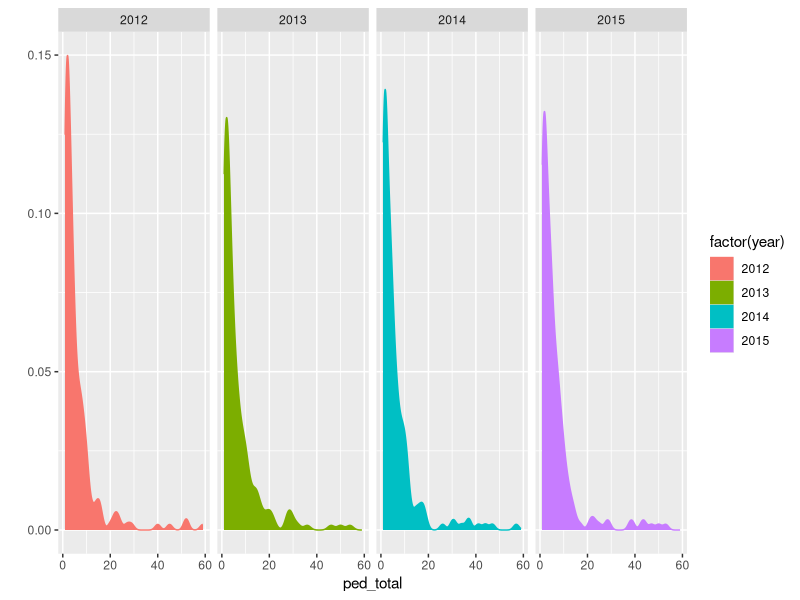
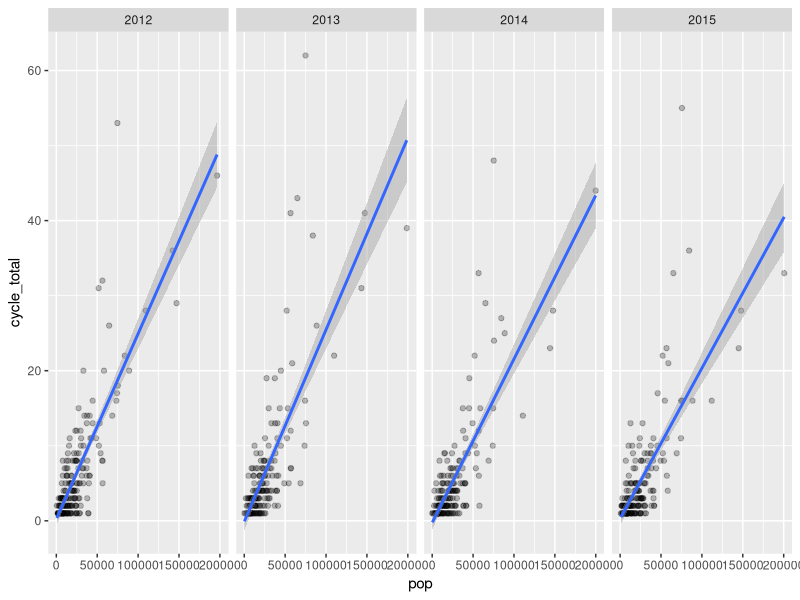
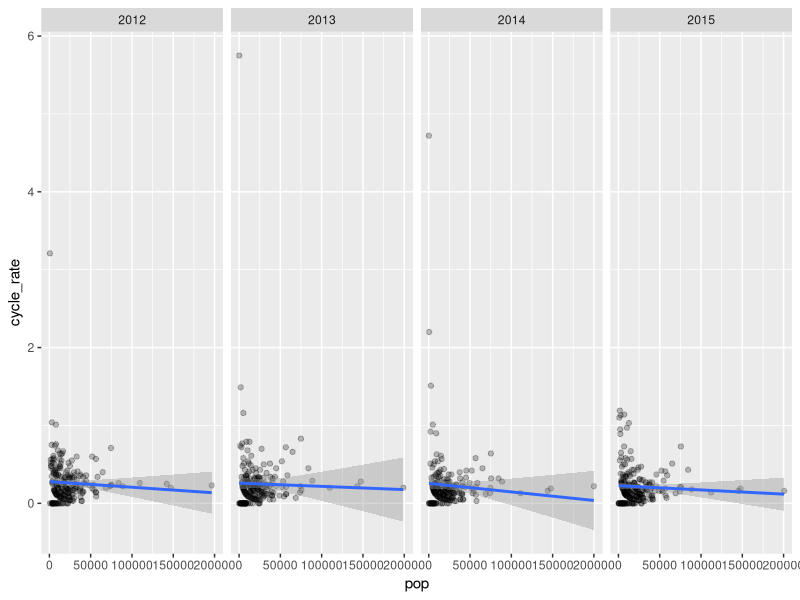
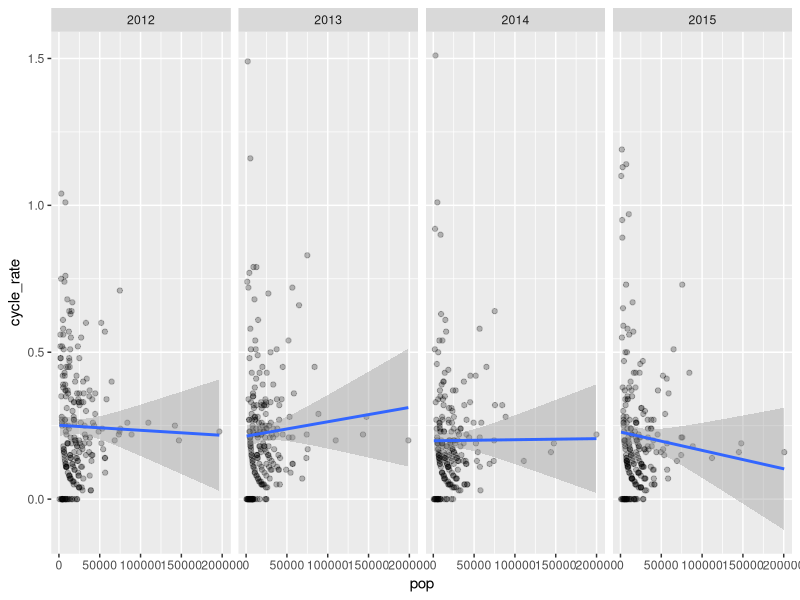
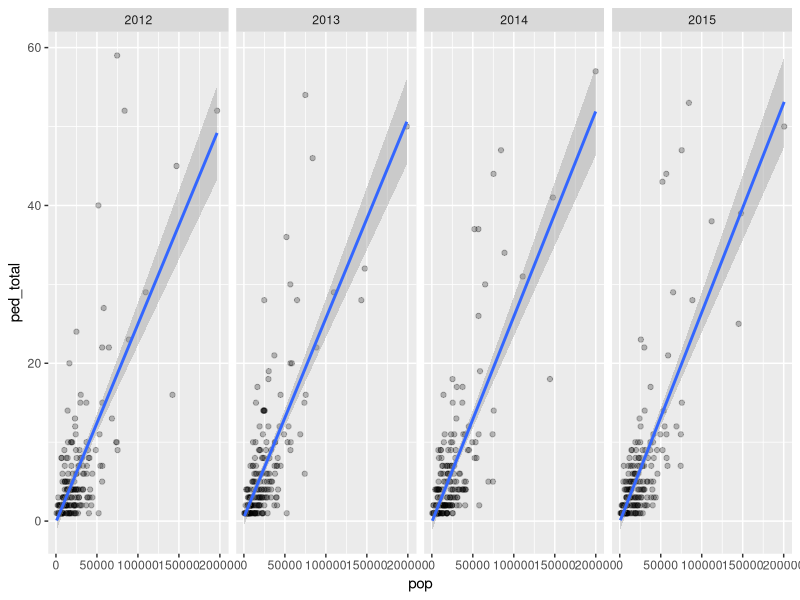
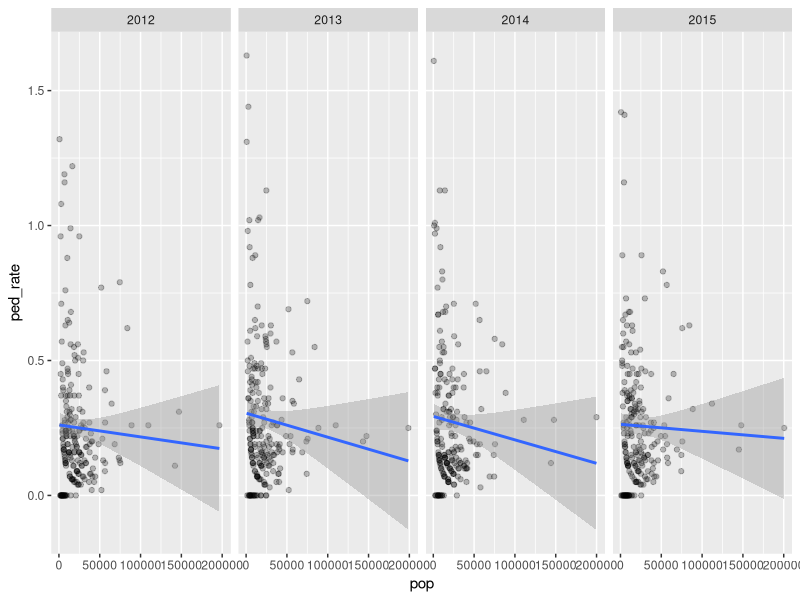
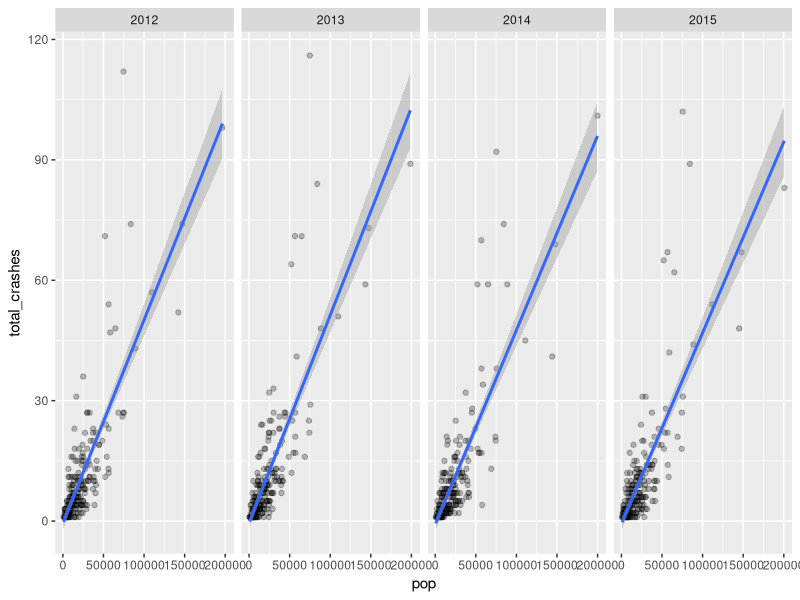
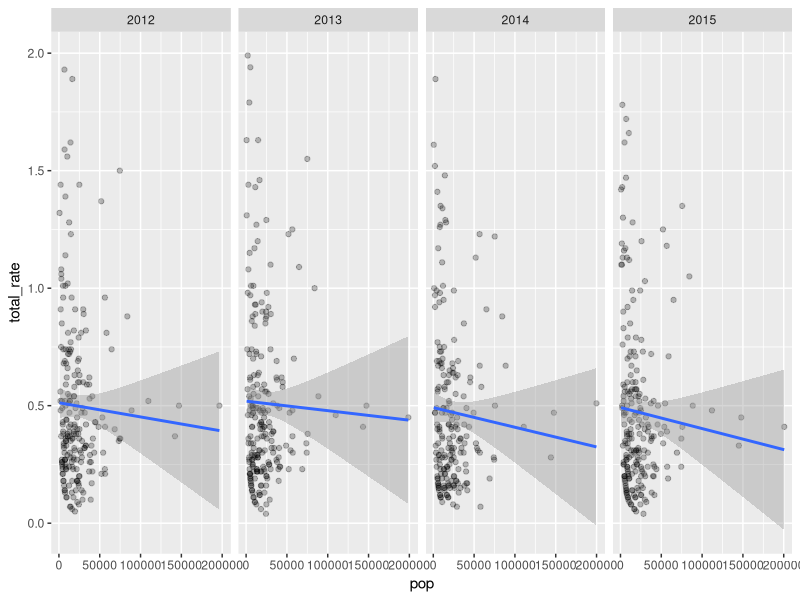

Reproduce these figures in R, in order.
## ---- chunk 1
knitr::opts_chunk$set(echo = TRUE)
## ---- chunk 2

# load the libraries 
library(readr)
library(ggplot2)
library(ggthemes)
#-------------------

df <- read_csv("data/all_crashData_0809.csv")


## ---- chunk 3

df <- df[df$town != "Chicago",]

## ---- chunk 4

dfsum <- data.frame(unclass(summary(df)), check.names = FALSE, stringsAsFactors = FALSE)
dfsum

## ---- chunk 5

qplot(ped_total, data=df, 
      geom="density",
      fill = factor(year),
      color = factor(year)
      #alpha=I(.5) 
) +
  facet_grid(. ~ factor(year))

## ---- chunk 6

qplot(pop,cycle_total,
      data=df,
      alpha=I(.25)) + 
  stat_smooth(method="lm") +
  facet_grid(. ~ factor(year))

## ---- chunk 7

qplot(pop,cycle_rate,
      data=df,
      alpha=I(.25)) + 
  stat_smooth(method="lm") +
  facet_grid(. ~ factor(year))

## ---- chunk 8

dfa <- df[df$total_rate < 2,]

qplot(pop,cycle_rate,
      data=dfa,
      alpha=I(.25)) + 
  stat_smooth(method="lm") +
  facet_grid(. ~ factor(year))

## ---- chunk 9

qplot(pop,ped_total,
      data=dfa,
      alpha=I(.25)) + 
  stat_smooth(method="lm") +
  facet_grid(. ~ factor(year))

## ---- chunk 10

qplot(pop,ped_rate,
      data=dfa,
      alpha=I(.25)) + 
  stat_smooth(method="lm") +
  facet_grid(. ~ factor(year))

## ---- chunk 11

qplot(pop,total_crashes,
      data=dfa,
      alpha=I(.25)) + 
  stat_smooth(method="lm") +
  facet_grid(. ~ factor(year))

## ---- chunk 12

qplot(pop,total_rate,
      data=dfa,
      alpha=I(.25)) + 
  stat_smooth(method="lm") +
  facet_grid(. ~ factor(year))

## ---- chunk 13

qplot(cycle_rate,cycle_inj,
      data=dfa,
      alpha=I(.25)) + 
  stat_smooth(method="lm") +
  facet_grid(. ~ factor(year))

## ---- chunk 14

qplot(ped_rate,ped_inj,
      data=dfa,
      alpha=I(.25)) + 
  stat_smooth(method="lm") +
  facet_grid(. ~ factor(year))

## ---- chunk 15

qplot(total_rate,total_inj,
      data=dfa,
      alpha=I(.25)) + 
  stat_smooth(method="lm") +
  facet_grid(. ~ factor(year))

